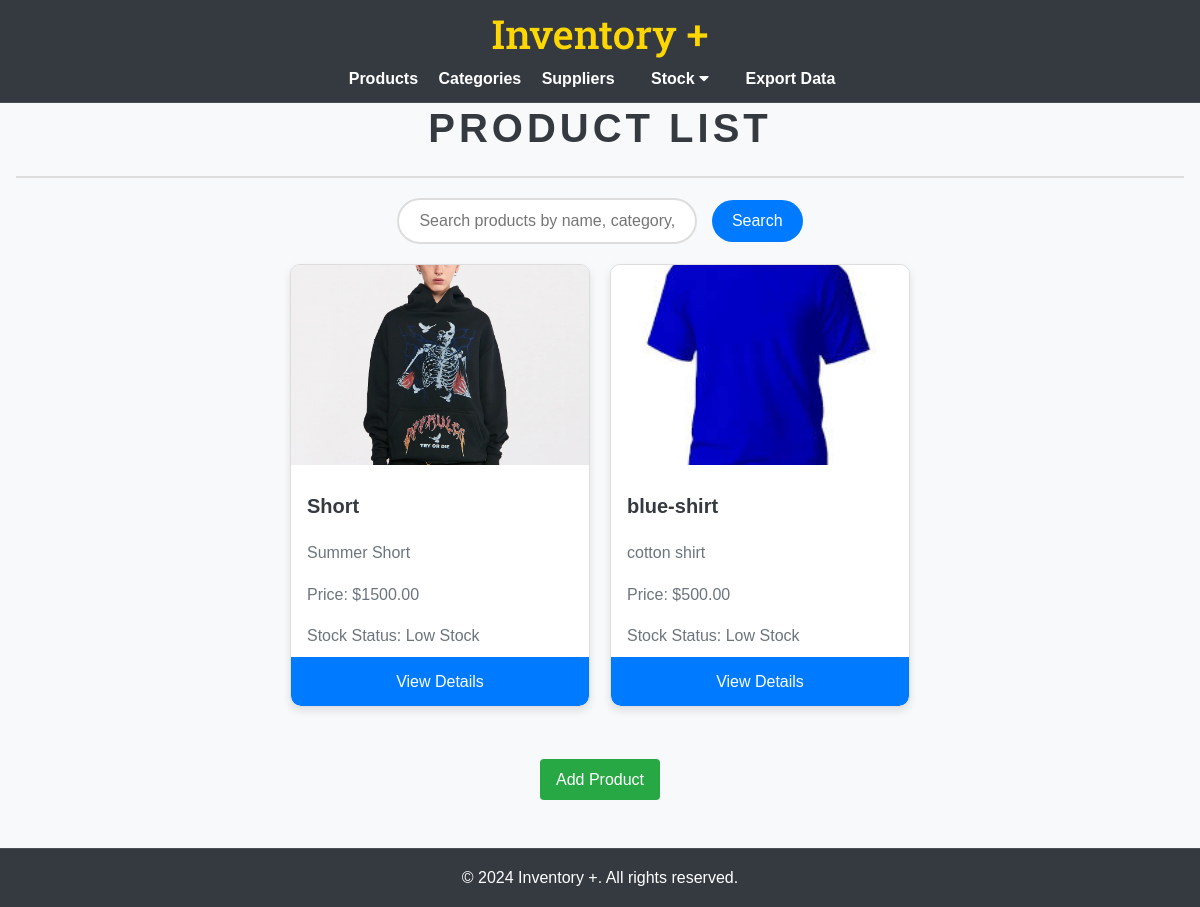
Screenshot of /products/ with the database file from the repository.
### inventory/models.py (models this page shows, shortened)
class Product(models.Model):
    name = models.CharField(max_length=100)
    description = models.TextField()
    price = models.DecimalField(max_digits=10, decimal_places=2)
    category = models.ForeignKey(Category, on_delete=models.CASCADE, related_name='products')
    suppliers = models.ManyToManyField(Supplier, related_name='products')
    image = models.ImageField(upload_to='product_images/', null=True, blank=True)
    def get_stock_level(self):
        return self.stock_entries.aggregate(total_stock=models.Sum('quantity'))['total_stock'] or 0
    def stock_status(self):
        stock_level = self.get_stock_level()
        if stock_level > 10:
            return 'In Stock'
        elif 1 <= stock_level <= 10:
            return 'Low Stock'
        else:
            return 'Out of Stock'

### inventory/views.py (the view)
# urls.py: path('products/', views.product_list, name='product_list'),
def product_list(request):
    products = Product.objects.all()
    return render(request, 'inventory/product_list.html', {'products': products})

### inventory/templates/inventory/product_list.html (shortened to what this page needs)
{% extends 'base.html' %}
{% load static %}
{% block content %}
<h2>Product List</h2>
<div class="search-container">
    <form method="get" action="{% url 'product_search' %}">
        <input type="text" name="q" placeholder="Search products by name, category, or supplier" value="{{ request.GET.q }}" class="search-input">
        <button type="submit" class="btn search-btn">Search</button>
    </form>
</div>
<div class="product-cards">
    {% if products %}
        {% for product in products %}
        <div class="product-card">
            {% if product.image %}
            <img src="{{ product.image.url }}" alt="{{ product.name }}" class="product-image">
            {% else %}
            <img src="{% static 'images/default-product.png' %}" alt="Default Image" class="product-image">
            {% endif %}
            <h3>{{ product.name }}</h3>
            <p>{{ product.description }}</p>
            <p>Price: ${{ product.price }}</p>
            <p>Stock Status: {{ product.stock_status }}</p>
            <a href="{% url 'product_detail' product.pk %}" class="btn">View Details</a>
        </div>
        {% endfor %}
    {% else %}
        <p>No products found.</p>
    {% endif %}
</div>
<br></br>
<div class="product-header">
    <a href="{% url 'product_create' %}" class="btn">Add Product</a>
</div>
{% endblock %}

### inventory/static/css/style.css (style rules this page uses)
* { margin: 0; padding: 0; box-sizing: border-box; }
html, body { height: 100%; font-family: Arial, sans-serif; line-height: 1.6; background-color: #f8f9fa; }
body { display: flex; flex-direction: column; }
h2 { font-size: 2.5rem; color: #343a40; text-align: center; margin-top: 1rem; margin-bottom: 1rem; font-weight: bold; text-transform: uppercase; letter-spacing: 0.1em; border-bottom: 2px solid #ddd; padding-bottom: 1rem; }
button { color: #fff; border: none; border-radius: 4px; padding: 0.5rem 1rem; cursor: pointer; font-size: 1rem; transition: background-color 0.3s; display: inline-block; text-align: center; box-sizing: border-box; }
.product-header { display: flex; justify-content: center; align-items: center; margin-bottom: 2rem; }
.product-header .btn { background-color: #28a745; color: #fff; text-decoration: none; padding: 0.5rem 1rem; border-radius: 4px; }
.product-cards { display: flex; flex-wrap: wrap; gap: 20px; justify-content: center; }
.product-card { border: 1px solid #ddd; border-radius: 10px; overflow: hidden; width: 300px; background-color: #fff; box-shadow: 0 4px 8px rgba(0, 0, 0, 0.1); transition: transform 0.3s, box-shadow 0.3s; display: flex; flex-direction: column; }
.product-card img { width: 100%; height: 200px; object-fit: cover; }
.product-card h3 { font-size: 1.25em; margin: 0.5em 0; color: #343a40; padding-left: 1rem; }
.product-card p { margin: 0.5em 0; color: #6c757d; padding-left: 1rem; }
.product-card .btn { display: block; text-align: center; margin-top: auto; padding: 0.75em; background-color: #007bff; color: white; text-decoration: none; border-radius: 0 0 10px 10px; }
.product-image { max-width: 100%; height: auto; margin-bottom: 15px; }
.search-container { margin: 20px 0; display: flex; justify-content: center; }
.search-input { padding: 12px 20px; border: 2px solid #ddd; border-radius: 25px; width: 300px; font-size: 16px; transition: border-color 0.3s ease; }
.search-btn { padding: 12px 20px; background-color: #007bff; color: white; border: none; border-radius: 25px; cursor: pointer; font-size: 16px; margin-left: 10px; transition: background-color 0.3s ease; }

### rows the page displays
Product: image (picture), name "Short", description "Summer Short", price "1500.00", stock_status "Low Stock"
Product: image (picture), name "blue-shirt", description "cotton shirt", price "500.00", stock_status "Low Stock"
